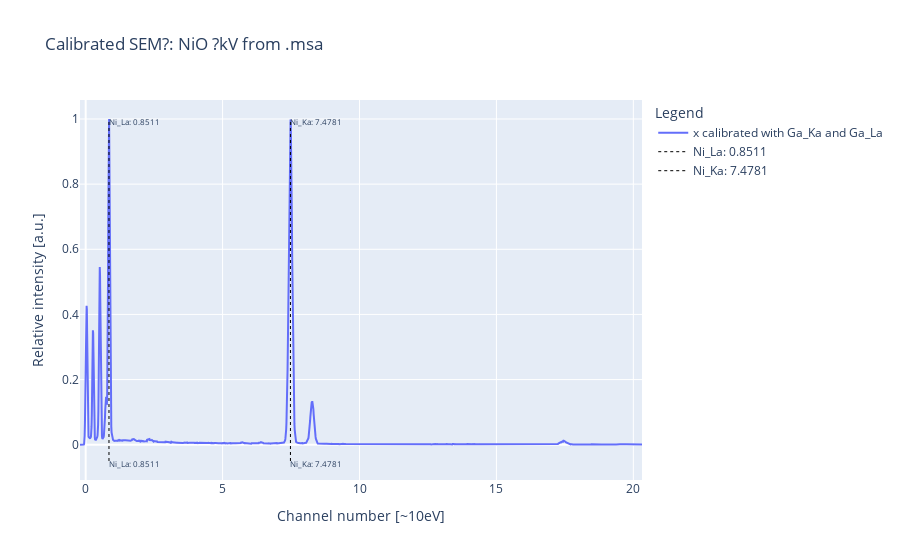

Write notebook code for a chart like this one.
### Code cell
# plotting the calibrated data

fig_calib = plotly_plot(
    x=s["kev_calibrated"],
    y_named=[s["intensity"], "x calibrated with Ga_Ka and Ga_La"],
    vlines=s["peaks_keV"],
    vlines_name=s["peaks_names"],
    title=f"Calibrated {s['plot_title']}",
)

fig_calib.show()

### Figure 1 — Plotly figure (JSON) as saved in the notebook; plotly's stock layout.template omitted (floating-point values rounded to 4 significant figures; data arrays with more than 128 entries replaced by an {"elided": "..."} marker saying what was removed)
{"data": [{"mode": "lines", "name": "x calibrated with Ga_Ka and Ga_La", "textfont": {"size": 8}, "type": "scatter", "x": {"elided": "2048 float values"}, "y": {"elided": "2048 float values"}}, {"line": {"dash": "dot", "width": 1}, "marker": {"color": "black"}, "mode": "lines+text", "name": "Ni_La: 0.8511", "text": ["Ni_La: 0.8511", "Ni_La: 0.8511"], "textfont": {"size": 8}, "textposition": "bottom right", "type": "scatter", "x": [0.8511, 0.8511], "y": [-0.05, 1]}, {"line": {"dash": "dot", "width": 1}, "marker": {"color": "black"}, "mode": "lines+text", "name": "Ni_Ka: 7.4781", "text": ["Ni_Ka: 7.4781", "Ni_Ka: 7.4781"], "textfont": {"size": 8}, "textposition": "bottom right", "type": "scatter", "x": [7.478, 7.478], "y": [-0.05, 1]}], "layout": {"legend": {"title": {"text": "Legend"}}, "title": {"text": "Calibrated SEM?: NiO ?kV from .msa"}, "xaxis": {"title": {"text": "Channel number [~10eV]"}}, "yaxis": {"title": {"text": "Relative intensity [a.u.]"}}}}
